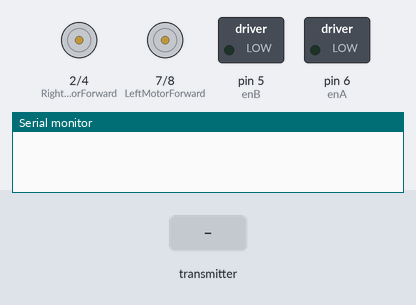
Recording of a sketch running on a simulated Arduino Uno, built with avr-gcc and run on an emulated ATmega328P. On the bench: motor-driver pin pairs drawn as motors (green arrow = first pin HIGH = forward, orange = second pin HIGH = backward, longer = more drive), switched loads named in the sketch (green lamp = pin HIGH), the last lines printed to the serial monitor. Inputs (shaded band) come from the test bench. No radio packets arrive unless stated.

Above: at 1.2 s.
1.3 s: the transmitter starts sending data.0 = 0
At 2.3 s:
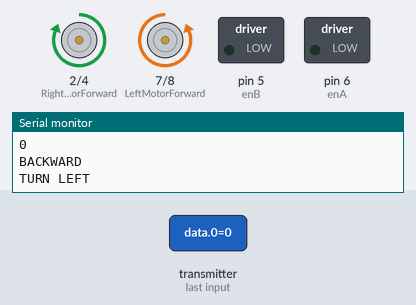
2.8 s: the transmitter starts sending data.1 = 1023
At 3.5 s:
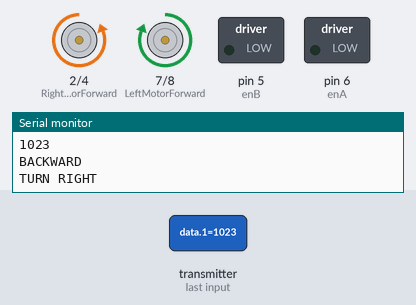
4.3 s: the transmitter starts sending data.1 = 512
At 4.8 s:
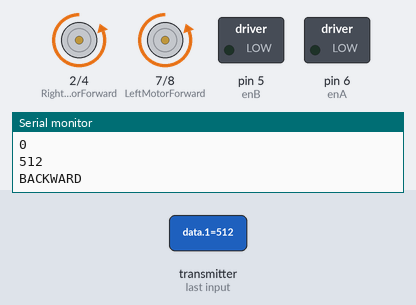
5.8 s: the transmitter starts sending data.0 = 1023
At 7.0 s:
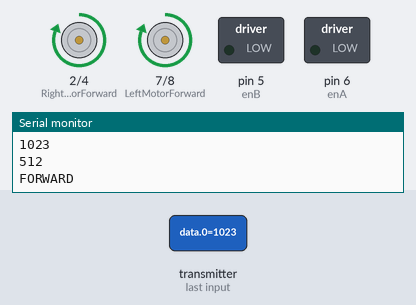
7.3 s: the transmitter starts sending data.0 = 256
At 8.5 s:
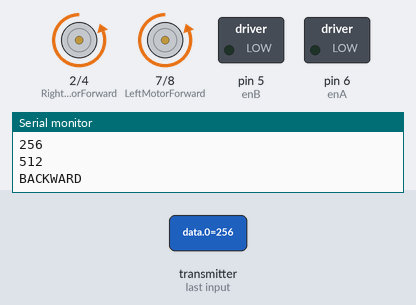
8.8 s: the transmitter starts sending data.1 = 0
At 9.7 s:
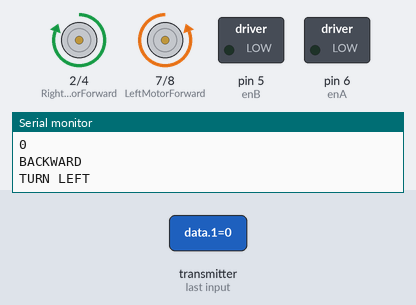
Timing chart, 0 to 11.3 s (numbered marks = the images above; inputs shaded):
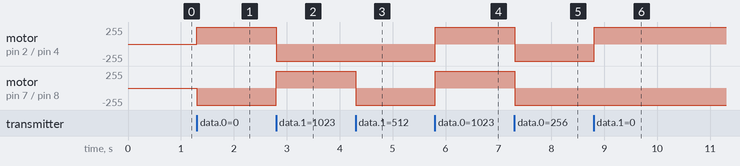

Measured:
- after the input at 1.3 s, motor on pin 2 (RightMotorForward) / pin 4 (RightMotorBackward): stopped → forward 255/255 at once; motor on pin 7 (LeftMotorForward) / pin 8 (LeftMotorBackward): stopped → backward 255/255 at once
- after the input at 2.8 s, motor on pin 2 (RightMotorForward) / pin 4 (RightMotorBackward): forward 255/255 → backward 255/255 at once; motor on pin 7 (LeftMotorForward) / pin 8 (LeftMotorBackward): backward 255/255 → forward 255/255 at once
- after the input at 4.3 s, motor on pin 7 (LeftMotorForward) / pin 8 (LeftMotorBackward): forward 255/255 → backward 255/255 at once
- after the input at 5.8 s, motor on pin 2 (RightMotorForward) / pin 4 (RightMotorBackward), motor on pin 7 (LeftMotorForward) / pin 8 (LeftMotorBackward): backward 255/255 → forward 255/255 at once
- after the input at 7.3 s, motor on pin 2 (RightMotorForward) / pin 4 (RightMotorBackward), motor on pin 7 (LeftMotorForward) / pin 8 (LeftMotorBackward): forward 255/255 → backward 255/255 at once
- after the input at 8.8 s, motor on pin 2 (RightMotorForward) / pin 4 (RightMotorBackward): backward 255/255 → forward 255/255 at once

The sketch:

receiverCode.ino
```cpp
#include <SPI.h>      //the communication interface with the modem
#include "RF24.h"     //the library which helps us to control the radio modem (nRF24L)

//Motor A
const int enA = 6;
const int RightMotorForward = 2;    // IN1
const int RightMotorBackward = 4;   // IN2

//Motor B
const int enB = 5;
const int LeftMotorForward = 7;     // IN3
const int LeftMotorBackward = 8;    // IN4


int data[2];

RF24 radio(3, 1); //10 and 9 are a digital pin numbers to which signals CE and CSN are connected

//const uint64_t pipe = 0xE8E8F0F0E1LL; //the address of the modem,that will receive data from the Arduino
const byte address[6] = "00001";

void setup() {
  Serial.begin(9600);

  pinMode(enA, OUTPUT);
	pinMode(enB, OUTPUT);
  pinMode(RightMotorForward, OUTPUT);
  pinMode(LeftMotorForward, OUTPUT);
  pinMode(RightMotorBackward, OUTPUT);
  pinMode(LeftMotorBackward, OUTPUT);
// Turn off motors - Initial state
	digitalWrite(RightMotorForward, LOW);
	digitalWrite(LeftMotorForward, LOW);
	digitalWrite(RightMotorBackward, LOW);
	digitalWrite(LeftMotorBackward, LOW);
  //radio.begin();                    //it activates the modem
  //radio.openReadingPipe(1, pipe);   //determines the address of our modem which receive data
 // radio.startListening();
  radio.begin();
  radio.openReadingPipe(1, address);
  radio.setPALevel(RF24_PA_MIN);
  radio.startListening();        //enable receiving data via modem
}

void loop() {
  if (radio.available()) {
    radio.read(data, sizeof(data));
    Serial.println(data[0]);
    Serial.println(data[1]);
    //data X
    //digitalWrite(RightMotorForward, HIGH);
     // digitalWrite(RightMotorBackward, LOW);
     // digitalWrite(LeftMotorForward, HIGH);
     // digitalWrite(LeftMotorBackward, LOW);
     // Serial.println("FORWARD");
    if (data[0] > 550) {
      digitalWrite(RightMotorForward, HIGH);
      digitalWrite(RightMotorBackward, LOW);
      digitalWrite(LeftMotorForward, HIGH);
      digitalWrite(LeftMotorBackward, LOW);
      Serial.println("FORWARD");
    }

    //data X
    if (data[0] < 400) {
      digitalWrite(RightMotorForward, LOW);
      digitalWrite(RightMotorBackward, HIGH);
      digitalWrite(LeftMotorForward, LOW);
      digitalWrite(LeftMotorBackward, HIGH);
      Serial.println("BACKWARD");
    }

    //data Y
    if (data[1] > 550 ) {
      digitalWrite(RightMotorForward, LOW);
      digitalWrite(RightMotorBackward, HIGH);
      digitalWrite(LeftMotorForward, HIGH);
      digitalWrite(LeftMotorBackward, LOW);
      Serial.println("TURN RIGHT");
    }

    //data Y
    if (data[1] < 400 ) {
      digitalWrite(RightMotorForward, HIGH);
      digitalWrite(RightMotorBackward, LOW);
      digitalWrite(LeftMotorForward, LOW);
      digitalWrite(LeftMotorBackward, HIGH);
      Serial.println("TURN LEFT");
    }

    if (data[0] < 550 && data[0] > 400 && data[1] < 550 && data[1] > 400) {
      digitalWrite(RightMotorForward, LOW);
      digitalWrite(RightMotorBackward, LOW);
      digitalWrite(LeftMotorForward, LOW);
      digitalWrite(LeftMotorBackward, LOW);
      Serial.println("STOP");
    }
    delay(500);

  }
}
```
